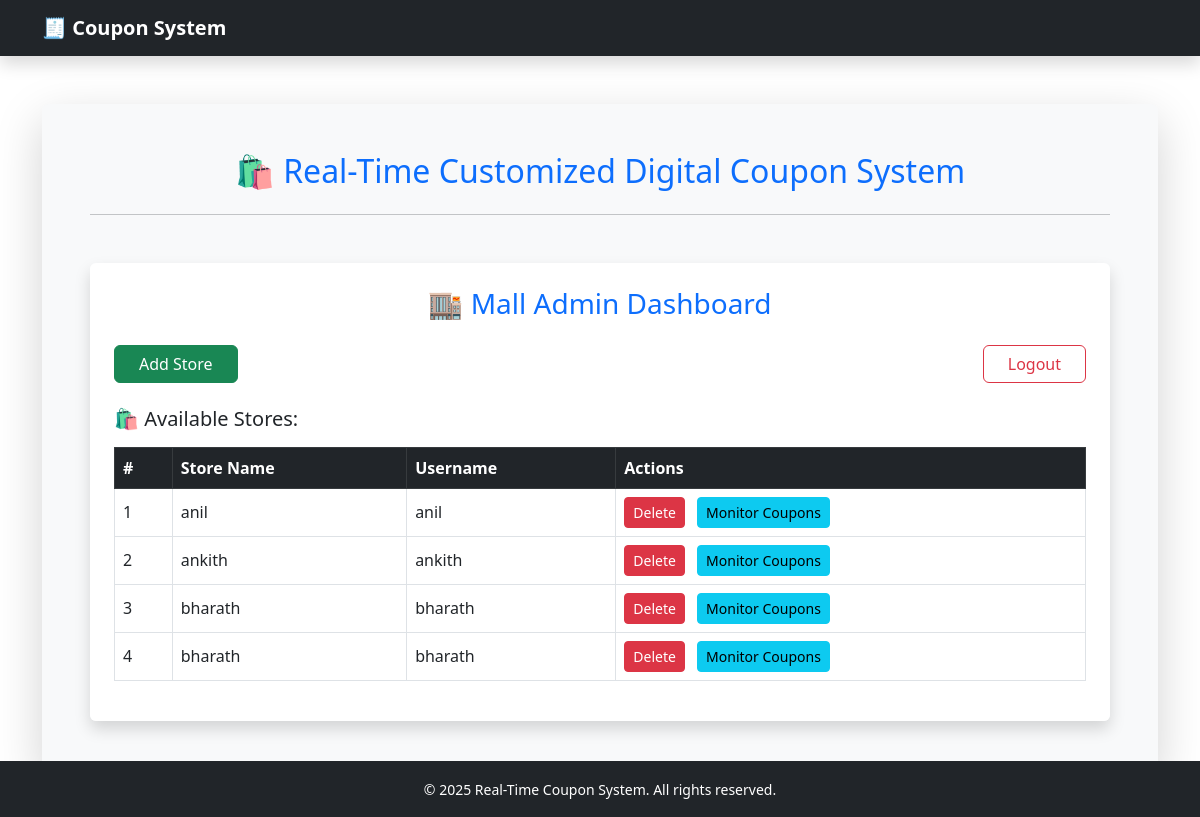
/dashboard/admin/ (signed in), run on the app's committed database.
### coupon_app/models.py (models this page shows, shortened)
class Store(models.Model):
    name = models.CharField(max_length=255)
    username = models.CharField(max_length=100)
    store_user = models.OneToOneField(User, on_delete=models.CASCADE, null=True, blank=True)
    password = models.CharField(max_length=100)

### coupon_app/views.py (the view)
# urls.py: path('dashboard/admin/', views.dashboard_admin, name='dashboard_admin'),
@login_required
@user_passes_test(lambda u: u.is_superuser)
def dashboard_admin(request):
    stores = Store.objects.all()
    return render(request, 'coupon_app/dashboard_admin.html', {'stores': stores})

### coupon_app/templates/coupon_app/dashboard_admin.html
{% extends 'coupon_app/base.html' %}
{% block content %}
<div class="container mt-5 p-4 rounded shadow" style="background-color: rgba(255, 255, 255, 0.95);">
    <h3 class="text-center mb-4 text-primary">🏬 Mall Admin Dashboard</h3>
    <div class="d-flex justify-content-between align-items-center mb-4">
        <a href="{% url 'add_store' %}" class="btn btn-success px-4"> Add Store</a>
        <a href="{% url 'logout' %}" class="btn btn-outline-danger px-4">Logout</a>
    </div>
    <h5 class="mb-3">🛍️ Available Stores:</h5>
    <div class="table-responsive">
        <table class="table table-hover table-bordered align-middle bg-white">
            <thead class="table-dark">
                <tr>
                    <th scope="col">#</th>
                    <th scope="col">Store Name</th>
                    <th scope="col">Username</th>
                    <th scope="col">Actions</th>
                </tr>
            </thead>
            <tbody>
                {% for store in stores %}
                <tr>
                    <td>{{ forloop.counter }}</td>
                    <td>{{ store.name }}</td>
                    <td>{{ store.username }}</td>
                    <td>
                        <a href="{% url 'delete_store' store.id %}" class="btn btn-sm btn-danger me-2">Delete</a>
                        <a href="{% url 'view_store_coupons' store.id %}" class="btn btn-sm btn-info">Monitor Coupons</a>
                    </td>
                </tr>
                {% empty %}
                <tr>
                    <td colspan="4" class="text-center text-muted">No stores added yet.</td>
                </tr>
                {% endfor %}
            </tbody>
        </table>
    </div>
</div>
{% endblock %}

### data on the page
Store: name "anil", username "anil"
Store: name "ankith", username "ankith"
Store: name "bharath", username "bharath"
Store: name "bharath", username "bharath"

### other printed values
{{ year|default:"2025" }} "2025"
